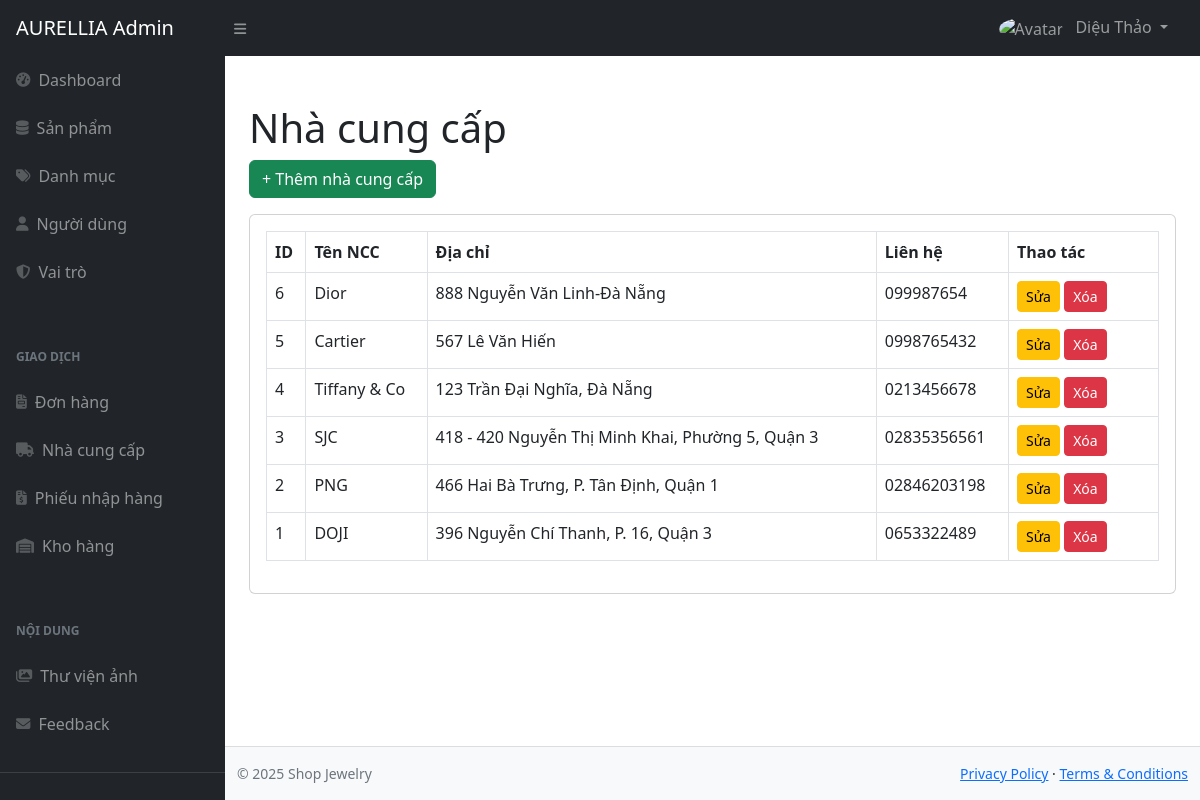
/admin/index.php?act=supplier (signed in), run on an earlier commit of the app's database.
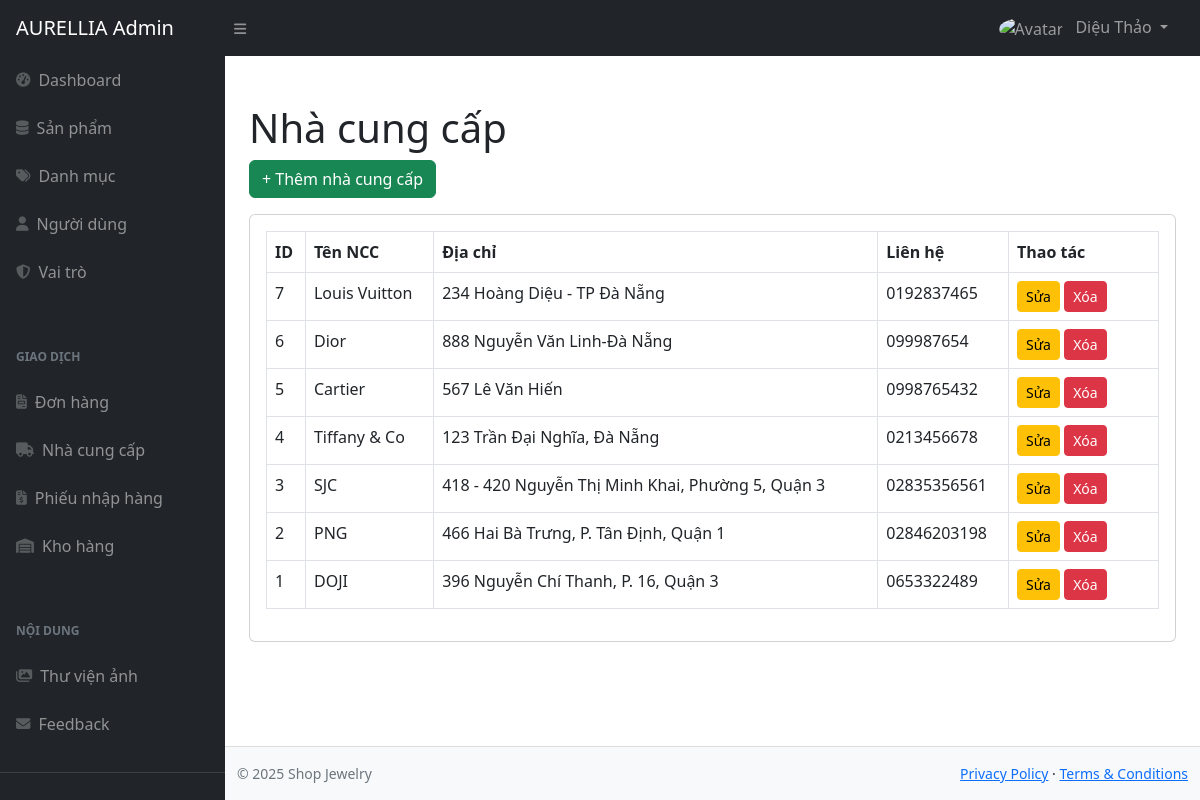
And on a later commit of the database.
### tables this page shows
CREATE TABLE `supplier` (
  `id` int(11) NOT NULL,
  `name` varchar(255) DEFAULT NULL,
  `address` varchar(255) DEFAULT NULL,
  `contact` varchar(255) DEFAULT NULL,
  `isDeleted` tinyint(1) DEFAULT 0
);

### admin/controllers/SupplierController.php (called while the page is built, shortened)
<?php
require "models/SupplierModel.php";
class SupplierController {
    private $model;
    function __construct($db) {
        $this->model = new SupplierModel($db);
    }
    function index() {
        $suppliers = $this->model->getAll();
        include "layouts/main.php";
    }
}

### admin/models/SupplierModel.php (called while the page is built, shortened)
<?php
class SupplierModel {
    private $conn;
    function __construct($db) {
        $this->conn = $db;
    }
    function getAll() {
        $sql = "SELECT * FROM supplier WHERE isDeleted = 0 ORDER BY id DESC";
        return $this->conn->query($sql);
    }
}

### admin/views/supplier/list.php (the view)
<h1 class="mt-4">Nhà cung cấp</h1>
<a href="index.php?act=supplier-create" class="btn btn-success mb-3">+ Thêm nhà cung cấp</a>
<div class="card mb-4">
    <div class="card-body">
        <table class="table table-bordered">
            <thead>
                <tr>
                    <th>ID</th>
                    <th>Tên NCC</th>
                    <th>Địa chỉ</th>
                    <th>Liên hệ</th>
                    <th width="150">Thao tác</th>
                </tr>
            </thead>
            <tbody>
                <?php foreach($suppliers as $s): ?>
                <tr>
                    <td><?= $s["id"] ?></td>
                    <td><?= $s["name"] ?></td>
                    <td><?= $s["address"] ?></td>
                    <td><?= $s["contact"] ?></td>
                    <td>
                        <a href="index.php?act=supplier-edit&id=<?= $s['id'] ?>" class="btn btn-sm btn-warning">Sửa</a>
                        <a href="index.php?act=supplier-delete&id=<?= $s['id'] ?>" class="btn btn-sm btn-danger" onclick="return confirm('Xóa?')">Xóa</a>
                    </td>
                </tr>
                <?php endforeach ?>
            </tbody>
        </table>
    </div>
</div>

What changed in the data, as far as the page shows it:
added supplier: id "7", name "Louis Vuitton", address "234 Hoàng Diệu - TP Đà Nẵng", contact "0192837465"
